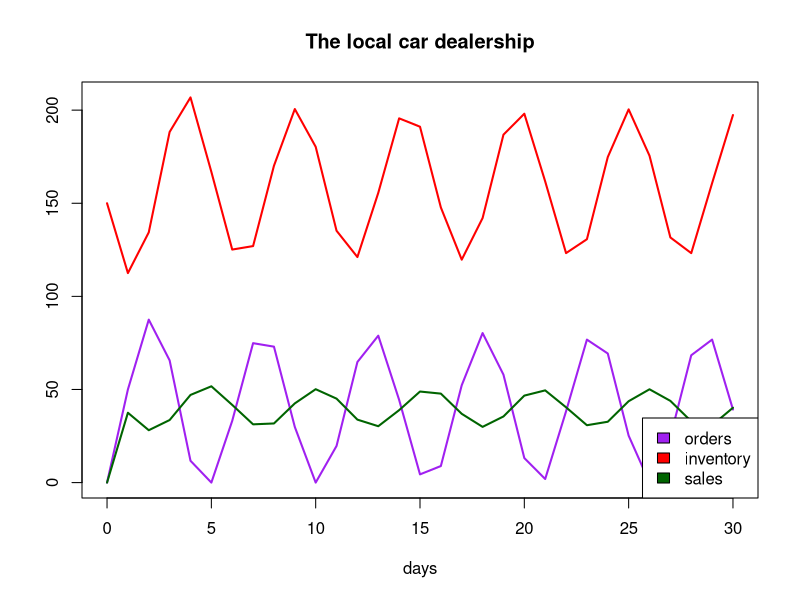

R code for this plot:

# Meadows ch.2 Car dealership example (Fig. 29) -- version 1.1
# delivery delay only
# CPSC 420 -- spring 2016

# Set up time. (delta.t and time vector).
delta.t <- 1   # days
time <- seq(0,30,delta.t)

# itot() and ttoi() functions (if desired).
itot <- function(i) (i-1)*delta.t + 0
ttoi <- function(t) (t-0)/delta.t + 1

# Simulation parameters (inputs).
customer.demand <- .25  # (cars/day)/car  (demand prop. to inventory)
stocking.factor <- 10  # cars/(cars/day)
lot.size <- 200        # cars

orders <- vector()    # cars/day
orders[1] <- 0
sales <- vector()     # cars/day
sales[1] <- 0

delivery.delay <- 1   # days

# Stocks. (Create a vector and an initial condition for each.)
inventory <- vector(length=length(time))
inventory[1] <- 150

# Simulation loop. 
# For each slice of simulated time,
for (i in 2:length(time)) {

    # Compute the values of all the flows, based on previous stock values.

    sales[i] <- customer.demand * inventory[i-1]
    perceived.sales <- sales[i]   # NO perception delay.

    desired.inventory <- 
        min(lot.size, perceived.sales * stocking.factor)
    discrepancy <- inventory[i-1] - desired.inventory # pos = enough

    # NO response delay.
    orders[i] <- max(0,-discrepancy) / delta.t

    deliveries <- orders[max(1,i-delivery.delay)]

    # Compute the values of all the derivatives of the stocks ("primes").
    inventory.prime <- deliveries - sales[i]

    # Compute all the new stock values (including any derived stocks).
    inventory[i] <- inventory[i-1] + inventory.prime * delta.t

}

# Plot and analyze.
all.values <- c(0,inventory,orders,sales)
plot(time,inventory,type="l",col="red",lwd=2,ylim=range(all.values),
    xlab="days",ylab="",main="The local car dealership")
lines(time,orders,col="purple",lwd=2)
lines(time,sales,col="darkgreen",lwd=2)
legend("bottomright",fill=c("purple","red","darkgreen"),
    legend=c("orders","inventory","sales"))
